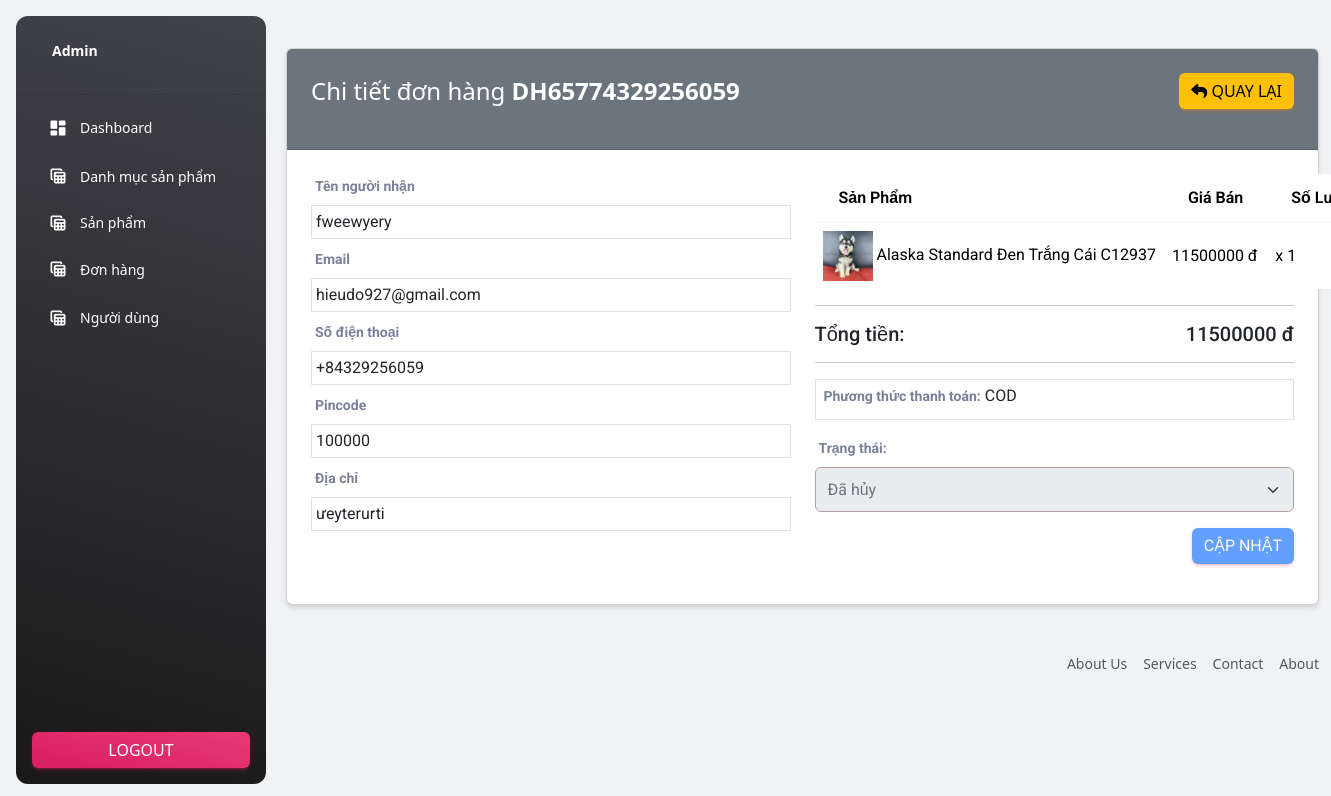
The app's page /admin/view-order.php?t=DH65774329256059 (signed in) with its own data.
### tables this page shows
CREATE TABLE `orders` (
  `id` int(11) NOT NULL,
  `tracking_no` varchar(200) NOT NULL,
  `user_id` int(11) NOT NULL,
  `name` varchar(200) NOT NULL,
  `email` varchar(200) NOT NULL,
  `phone` varchar(50) NOT NULL,
  `address` mediumtext NOT NULL,
  `pincode` varchar(200) NOT NULL,
  `total_price` int(11) NOT NULL,
  `payment_mode` varchar(200) NOT NULL,
  `payment_id` varchar(200) NOT NULL,
  `status` tinyint(4) NOT NULL DEFAULT 0,
  `comments` varchar(500) NOT NULL,
  `create_at` timestamp NOT NULL DEFAULT current_timestamp()
);

CREATE TABLE `order_items` (
  `id` int(11) NOT NULL,
  `order_id` int(191) NOT NULL,
  `product_id` int(191) NOT NULL,
  `qty` int(191) NOT NULL,
  `price` int(191) NOT NULL,
  `create_at` timestamp NOT NULL DEFAULT current_timestamp()
);

CREATE TABLE `products` (
  `id` int(11) NOT NULL,
  `category_id` int(11) NOT NULL,
  `name` varchar(200) NOT NULL,
  `gender` tinyint(4) DEFAULT NULL,
  `month` int(11) DEFAULT NULL,
  `description` text NOT NULL,
  `original_price` int(11) NOT NULL,
  `selling_price` int(11) NOT NULL,
  `image` varchar(200) NOT NULL,
  `quantity` int(11) NOT NULL,
  `status` tinyint(4) NOT NULL,
  `create_at` timestamp NOT NULL DEFAULT current_timestamp()
);

### admin/view-order.php (the view, shortened to what this page needs)
<?php
include('includes/header.php');
include '../config/connect.php';
if (isset($_GET['t'])){
    $tracking_no = $_GET['t'];
    $checkTrackingNo = $pdo -> prepare("SELECT * FROM orders WHERE tracking_no ='$tracking_no'");
    $checkTrackingNo -> execute();
    $orderData = $checkTrackingNo->fetch(PDO::FETCH_ASSOC);
}
else{
    echo "<h4>Có lỗi xảy ra</h4>";
    die();
}
?>
<div class="container">
    <div class="row mt-3">
        <div class="col-md-12">
            <div class="card">
                            <div class="card-header bg-secondary">
                                <span class="fs-4 text-white">Chi tiết đơn hàng <b><?=$tracking_no?></b></span>
                                <a href="orders.php" class="float-end btn btn-warning"><i class="fa fa-reply"></i> Quay lại</a>
                            </div>
                            <div class="card-body">
                                <div class="row">
                                    <div class="col-md-6">
                                        <div class="row">
                                            <div class="col-md-12 mb-2">
                                                <label class="fw-bold">Tên người nhận</label>
                                                <div class="border p-1">
                                                    <?=$orderData['name']?>
                                                </div>
                                            </div>
                                            <div class="col-md-12 mb-2">
                                                <label class="fw-bold">Email</label>
                                                <div class="border p-1">
                                                    <?=$orderData['email']?>
                                                </div>
                                            </div>
                                            <div class="col-md-12 mb-2">
                                                <label class="fw-bold">Số điện thoại</label>
                                                <div class="border p-1">
                                                    <?=$orderData['phone']?>
                                                </div>
                                            </div>
                                            <div class="col-md-12 mb-2">
                                                <label class="fw-bold">Pincode</label>
                                                <div class="border p-1">
                                                    <?=$orderData['pincode']?>
                                                </div>
                                            </div>
                                            <div class="col-md-12 mb-2">
                                                <label class="fw-bold">Địa chỉ</label>
                                                <div class="border p-1">
                                                    <?=$orderData['address']?>
                                                </div>
                                            </div>
                                        </div>
                                    </div>
                                    <div class="col-md-6">
                                        <table class="table">
                                            <thead>
                                            <tr>
                                                <th>Sản phẩm</th>
                                                <th>Giá bán</th>
                                                <th>Số lượng</th>
                                            </tr>
                                            </thead>
                                            <tbody>
                                            <?php
                                            $selectOrderData = $pdo -> prepare("SELECT o.id as oid, o.tracking_no, o.user_id, oi.*,p.*
                                        FROM orders o, order_items oi, products p
                                        WHERE oi.order_id = o.id AND p.id = oi.product_id
                                        AND o.tracking_no = '$tracking_no'");
                                            $selectOrderData -> execute();
                                            $result = $selectOrderData -> fetchAll(PDO::FETCH_ASSOC);
                                            foreach ($result as $item)
                                            {
                                                ?>
                                                <tr>
                                                    <td class="align-middle">
                                                        <img src="../uploads/<?=$item['image']?>" width="50px" height="50px">
                                                        <?=$item['name']?>
                                                    </td>
                                                    <td class="align-middle">
                                                        <?=$item['price']?> đ
                                                    </td>
                                                    <td class="align-middle">
                                                        x <?=$item['qty']?>
                                                    </td>
                                                </tr>
                                                <?php
                                            }
                                            ?>
                                            </tbody>
                                        </table>
                                        <hr>
                                        <h5>Tổng tiền: <span class="float-end"><?=$orderData['total_price']?> đ</span></h5>
                                        <hr>
                                        <div class="border p-1 mb-3">
                                            <label class="fw-bold">Phương thức thanh toán: </label>
                                            <?=$orderData['payment_mode']?>
                                        </div>
                                            <label class="fw-bold">Trạng thái: </label>
                                        <form action="code.php" method="post">
                                            <select <?=$orderData['status']!= 0 ?'disabled':''?> name="order_status" class="form-select form-control">
                                                <option value="2" <?=$orderData['status']== 2 ?'selected':''?>>Đã hủy</option>
                                            </select>
                                            <button <?=$orderData['status']!= 0 ?'disabled':''?> type="<?=$orderData['status']== 1 ?'':''?>" name="btnUpdateOrder" class="mt-3 float-end btn btn-primary">Cập nhật</button>
                                        </form>
                                    </div>
                                </div>
                            </div>
                        </div>
        </div>
    </div>
</div>
<?php include 'includes/footer.php'?>

### admin/includes/header.php (style rules this page uses)
.form-control { border: 1px solid #b3a1a1 !important; padding: 8px 10px; }

### records on screen
orders: name "fweewyery", email "hieudo927@gmail.com", phone "+84329256059", pincode "100000", address "ưeyterurti", total_price "11500000", payment_mode "COD", order_status "Đã hủy"
order_items: product.image (picture), product.name "Alaska Standard Đen Trắng Cái C12937", price "11500000", qty "1"

### other values on screen
$tracking_no "DH65774329256059"
